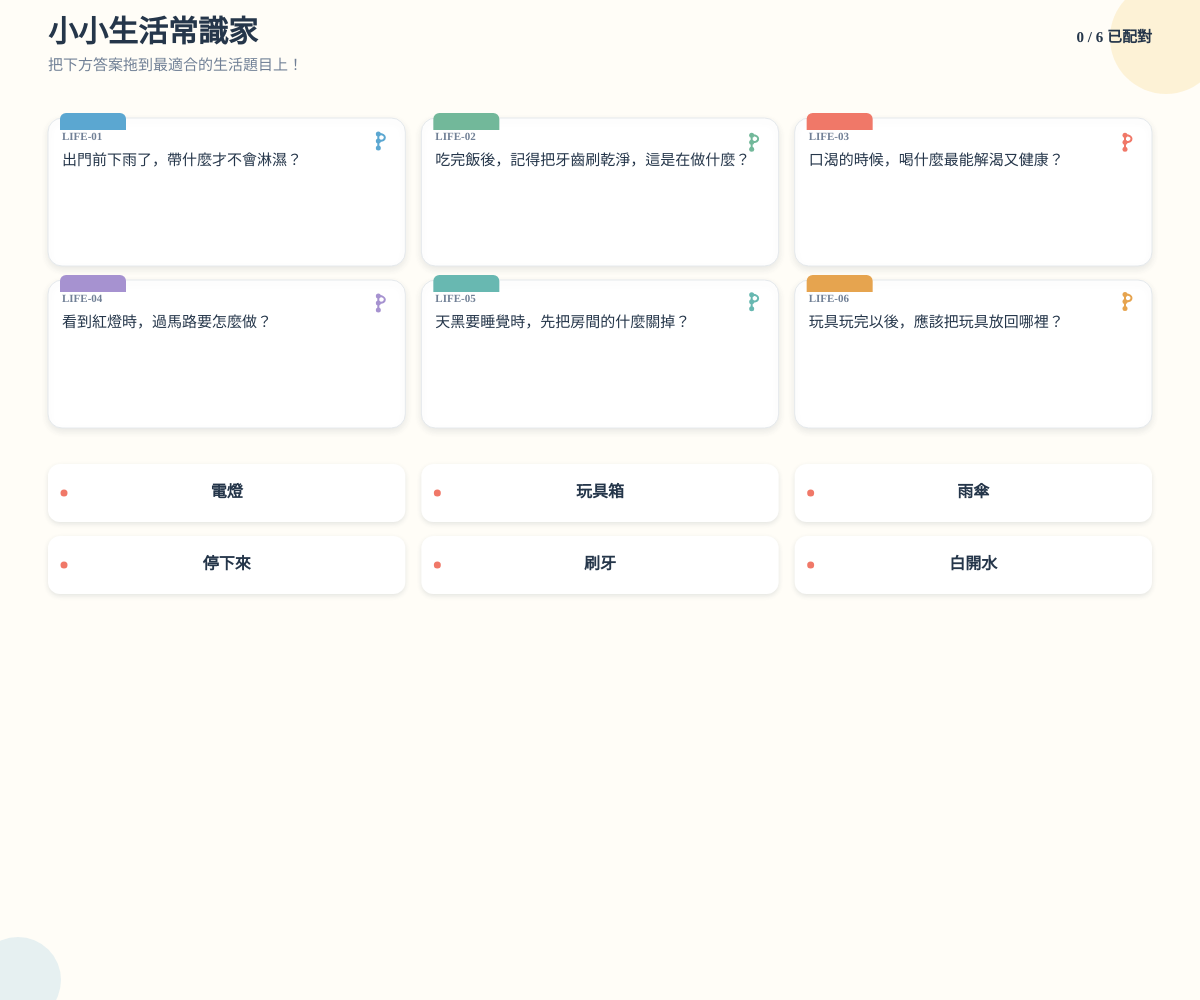
Frame 1 (no input)
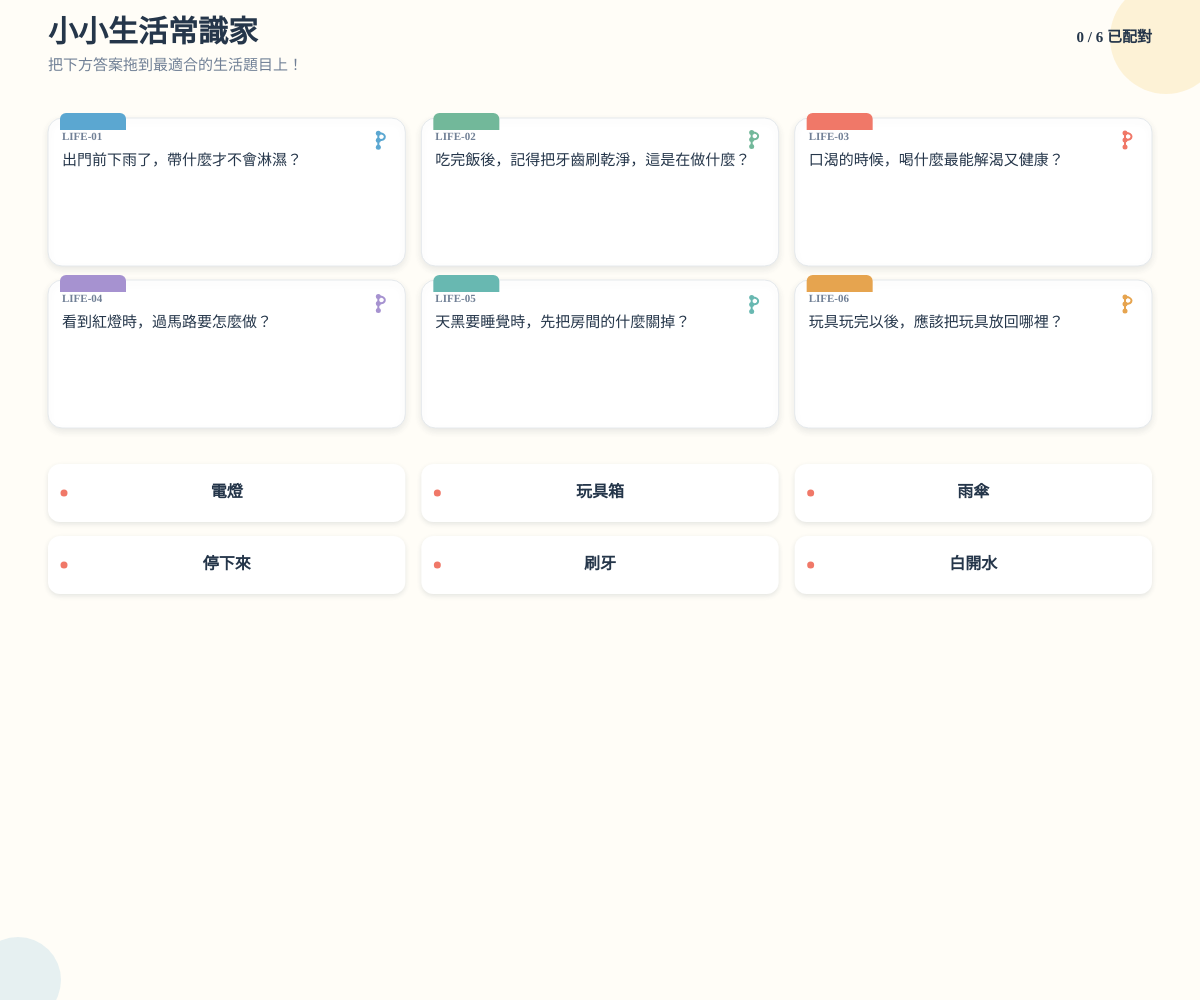
Frame 60 (no input)
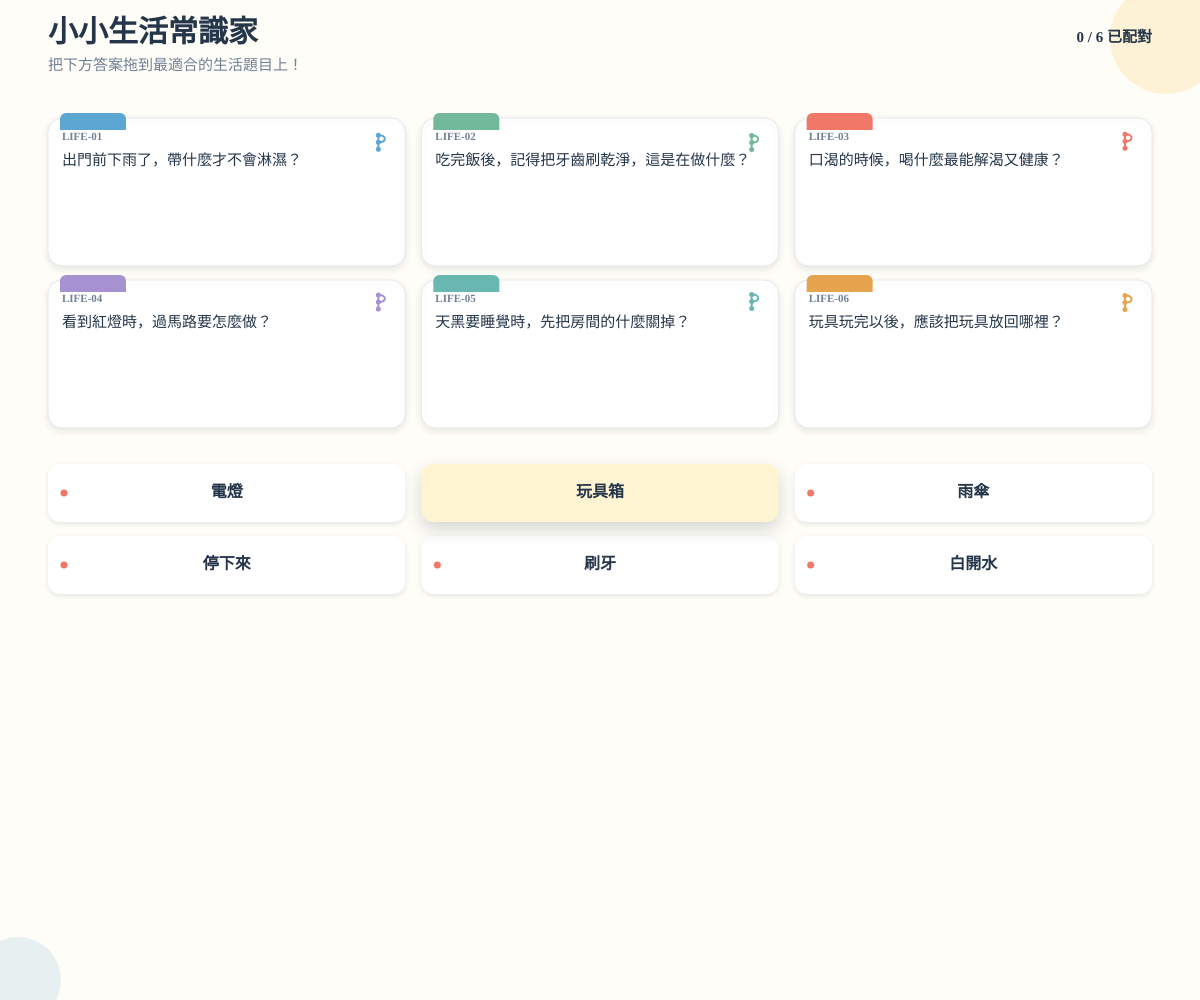
Frame 120 (the mouse pressed at the canvas centre since frame 60)

The p5.js sketch that drew these frames (run headless with seeded random() and noise() and a simulated clock; from frame 60 on, the mouse is pressed at the canvas centre):

// p5.js sketch
// ── sketch.js
// 建立幼兒生活常識拖曳配對測驗的畫布與初始資料。
const quizItems = [ // 儲存六道題目與正確答案。
  { question: "出門前下雨了，帶什麼才不會淋濕？", answer: "雨傘" }, // 第一道生活常識題。
  { question: "吃完飯後，記得把牙齒刷乾淨，這是在做什麼？", answer: "刷牙" }, // 第二道生活常識題。
  { question: "口渴的時候，喝什麼最能解渴又健康？", answer: "白開水" }, // 第三道生活常識題。
  { question: "看到紅燈時，過馬路要怎麼做？", answer: "停下來" }, // 第四道生活常識題。
  { question: "天黑要睡覺時，先把房間的什麼關掉？", answer: "電燈" }, // 第五道生活常識題。
  { question: "玩具玩完以後，應該把玩具放回哪裡？", answer: "玩具箱" }, // 第六道生活常識題。
]; // 結束題庫資料。

const answerTexts = ["雨傘", "刷牙", "白開水", "停下來", "電燈", "玩具箱"]; // 定義可拖曳的六個文字答案。
let answerCards = []; // 保存答案卡的位置、尺寸與所在題目。
let questionCards = []; // 保存題目卡的位置與尺寸。
let confettiPieces = []; // 保存高分時的彩帶粒子。
let draggedCard = null; // 記錄目前被拖曳的答案卡。
let dragOffsetX = 0; // 記錄滑鼠相對答案卡左上角的水平距離。
let dragOffsetY = 0; // 記錄滑鼠相對答案卡左上角的垂直距離。
let isSubmitted = false; // 記錄是否已經交卷。
let score = 0; // 記錄答對題數。
let celebrationStarted = false; // 避免重複啟動高分彩帶。
let layout = {}; // 保存依畫面尺寸計算出的版面座標。
const palette = { // 設定明亮且適合兒童的色彩。
  ink: "#25364A", // 深色文字。
  muted: "#718096", // 輔助文字。
  paper: "#FFFDF7", // 暖白色畫布。
  blue: "#5BA7D1", // 藍色檔案卡。
  green: "#72B89A", // 綠色檔案卡。
  coral: "#F07868", // 珊瑚色重點。
  yellow: "#F4C95D", // 黃色裝飾色。
  lilac: "#A692D0", // 淡紫色裝飾色。
}; // 結束色彩設定。

function setup() { // 初始化畫布與觸控操作。
  createCanvas(windowWidth, windowHeight); // 建立符合目前視窗大小的畫布。
  pixelDensity(1); // 降低高解析螢幕的繪圖負擔。
  textFont("Trebuchet MS, sans-serif"); // 設定清晰易讀的字型。
  document.body.style.margin = "0"; // 移除頁面預設外距。
  document.body.style.overflow = "hidden"; // 避免畫布操作時頁面捲動。
  document.body.style.touchAction = "none"; // 讓觸控拖曳由畫布接手。
  recalculateLayout(); // 根據視窗大小計算題目與答案卡的位置。
  shuffleAnswerCards(); // 將答案卡打亂後放置在畫布下方。
} // 結束初始化流程。

function draw() { // 每一影格繪製背景、卡片與互動狀態。
  drawBackground(); // 繪製柔和的背景與裝飾。
  drawHeader(); // 繪製測驗標題與作答進度。
  drawQuestions(); // 繪製六個固定的 Git 檔案風格題目卡。
  drawAnswerCards(); // 繪製六個可拖曳的文字答案卡。
  drawSubmitButton(); // 所有答案都放入題目後顯示交卷按鈕。
  drawFeedback(); // 交卷後顯示分數與作答結果。
  drawConfetti(); // 高分時持續播放彩帶動畫。
} // 結束每影格繪製流程。

function recalculateLayout() { // 依視窗尺寸重新安排卡片與版面。
  const compact = width < 700; // 判斷是否使用手機版排版。
  const margin = compact ? 16 : min(48, width * 0.055); // 設定響應式左右留白。
  const gap = compact ? 10 : 16; // 設定卡片間距。
  const columns = compact ? 2 : 3; // 手機兩欄、較大畫面三欄。
  const cardWidth = (width - margin * 2 - gap * (columns - 1)) / columns; // 計算單張卡片寬度。
  const headerHeight = compact ? 98 : 118; // 設定標題區高度。
  const questionHeight = compact ? min(120, height * 0.16) : min(148, height * 0.19); // 設定題目卡高度。
  const questionGap = compact ? 9 : 14; // 設定題目列距離。
  const rows = Math.ceil(quizItems.length / columns); // 計算題目卡列數。
  const questionStartY = headerHeight; // 設定題目區起始位置。
  const questionAreaHeight = rows * questionHeight + (rows - 1) * questionGap; // 計算題目區總高度。
  const answerStartY = questionStartY + questionAreaHeight + (compact ? 28 : 36); // 設定答案區起始位置。
  const answerHeight = compact ? min(48, height * 0.075) : 58; // 設定答案卡高度。
  const answerGap = compact ? 10 : 14; // 設定答案卡列距離。
  const answerRows = Math.ceil(answerTexts.length / columns); // 計算答案卡列數。
  const submitHeight = compact ? 48 : 54; // 設定交卷按鈕高度。
  const submitY = min(height - submitHeight - 18, answerStartY + answerRows * (answerHeight + answerGap) + 8); // 計算交卷按鈕位置。
  layout = { compact, margin, gap, columns, cardWidth, headerHeight, questionHeight, questionGap, questionStartY, answerStartY, answerHeight, answerGap, submitY, submitHeight }; // 儲存本次版面計算結果。

  questionCards = quizItems.map((item, index) => { // 根據題庫建立固定題目卡的座標。
    const column = index % columns; // 取得題目所在欄位。
    const row = floor(index / columns); // 取得題目所在列數。
    return { x: margin + column * (cardWidth + gap), y: questionStartY + row * (questionHeight + questionGap), w: cardWidth, h: questionHeight, index }; // 回傳題目卡的位置資訊。
  }); // 完成題目卡座標建立。

  answerCards.forEach((card, index) => { // 依新尺寸重排答案卡。
    if (card.slot === null) { // 只重排尚未放入題目卡的答案。
      const position = getAnswerPosition(index); // 取得答案卡的預設位置。
      card.x = position.x; // 更新答案卡水平位置。
      card.y = position.y; // 更新答案卡垂直位置。
      card.w = cardWidth; // 更新答案卡寬度。
      card.h = answerHeight; // 更新答案卡高度。
    } // 結束未放置答案卡的處理。
  }); // 完成所有答案卡位置更新。
} // 結束響應式版面計算。

function getAnswerPosition(index) { // 計算答案卡索引對應的預設位置。
  const column = index % layout.columns; // 取得答案卡所在欄位。
  const row = floor(index / layout.columns); // 取得答案卡所在列數。
  return { x: layout.margin + column * (layout.cardWidth + layout.gap), y: layout.answerStartY + row * (layout.answerHeight + layout.answerGap) }; // 回傳答案卡左上角座標。
} // 結束答案位置計算。

function shuffleAnswerCards() { // 建立打亂排列的答案卡。
  const shuffled = [...answerTexts].sort(() => random() - 0.5); // 隨機打亂六個答案文字。
  answerCards = shuffled.map((text, index) => { // 將答案文字轉成可互動卡片。
    const position = getAnswerPosition(index); // 取得卡片初始位置。
    return { text, x: position.x, y: position.y, w: layout.cardWidth, h: layout.answerHeight, slot: null, home: index }; // 回傳答案卡資料。
  }); // 完成答案卡資料建立。
} // 結束答案卡打亂流程。

function drawBackground() { // 繪製紙張底色與角落的裝飾點。
  background(palette.paper); // 填滿暖白色背景。
  noStroke(); // 隱藏裝飾圖形外框。
  fill(244, 201, 93, 55); // 設定半透明黃色裝飾。
  circle(width - 34, 38, 112); // 在右上角繪製柔和圓形。
  fill(91, 167, 209, 38); // 設定半透明藍色裝飾。
  circle(18, height - 20, 86); // 在左下角繪製柔和圓形。
} // 結束背景繪製。

function drawHeader() { // 繪製標題、提示與作答進度。
  noStroke(); // 隱藏標題文字外框。
  fill(palette.ink); // 設定標題文字顏色。
  textAlign(LEFT, CENTER); // 設定標題靠左並垂直置中。
  textStyle(BOLD); // 使用粗體標題。
  textSize(layout.compact ? 23 : 30); // 依裝置大小調整標題。
  text("小小生活常識家", layout.margin, 34); // 顯示測驗標題。
  textStyle(NORMAL); // 還原一般字重。
  fill(palette.muted); // 設定提示文字顏色。
  textSize(layout.compact ? 12 : 15); // 依裝置大小調整提示字體。
  text("把下方答案拖到最適合的生活題目上！", layout.margin, 66); // 顯示拖曳操作提示。
  const placedCount = answerCards.filter((card) => card.slot !== null).length; // 計算已放入題目的答案數量。
  textAlign(RIGHT, CENTER); // 將作答進度靠右顯示。
  textStyle(BOLD); // 使用粗體凸顯作答進度。
  textSize(layout.compact ? 13 : 15); // 設定進度文字大小。
  fill(palette.ink); // 設定進度文字顏色。
  text(`${placedCount} / 6 已配對`, width - layout.margin, 38); // 顯示已放置答案數量。
  textStyle(NORMAL); // 還原一般字重。
} // 結束標題區繪製。

function drawQuestions() { // 繪製題目卡與 Git 檔案造型。
  questionCards.forEach((card, index) => { // 逐一繪製六道題目。
    const placedCard = answerCards.find((answer) => answer.slot === index); // 找出目前放在這題的答案。
    const colors = [palette.blue, palette.green, palette.coral, palette.lilac, "#68B8B1", "#E6A44F"]; // 設定每張題目卡的色彩。
    const accent = colors[index]; // 取得目前題目卡的重點色。
    const hover = isPointerOver(card.x, card.y, card.w, card.h); // 判斷指標是否停留於題目卡。
    drawingContext.shadowColor = "rgba(37, 54, 74, 0.10)"; // 設定卡片柔和陰影顏色。
    drawingContext.shadowBlur = hover && !isSubmitted ? 14 : 7; // 讓滑鼠停留的卡片陰影稍微加深。
    drawingContext.shadowOffsetY = 3; // 設定卡片陰影垂直位移。
    fill(placedCard ? "#F2FAF6" : "#FFFFFF"); // 已放答案的卡片使用淡綠色底。
    stroke(placedCard ? palette.green : "#E5E9EC"); // 已配對卡片顯示綠色外框。
    strokeWeight(placedCard ? 2 : 1); // 已配對卡片的外框稍微加粗。
    rect(card.x, card.y, card.w, card.h, 14); // 繪製圓角題目卡。
    drawingContext.shadowBlur = 0; // 清除陰影設定避免影響其他圖形。
    drawingContext.shadowOffsetY = 0; // 還原陰影位移。
    noStroke(); // 隱藏檔案標籤外框。
    fill(accent); // 使用題目重點色填滿檔案標籤。
    rect(card.x + 12, card.y - 5, min(66, card.w * 0.38), 17, 6, 6, 0, 0); // 繪製 Git 檔案造型的標籤。
    drawGitBranch(card.x + card.w - 27, card.y + 23, accent, index); // 在檔案卡右上角繪製動畫分支圖案。
    fill(palette.muted); // 設定題號文字顏色。
    textAlign(LEFT, CENTER); // 將題號靠左顯示。
    textStyle(BOLD); // 使用粗體題號。
    textSize(layout.compact ? 10 : 11); // 設定題號大小。
    text(`LIFE-${String(index + 1).padStart(2, "0")}`, card.x + 14, card.y + 19); // 顯示 Git 風格的生活題目編號。
    textStyle(NORMAL); // 還原一般字重。
    fill(palette.ink); // 設定題目文字顏色。
    textSize(layout.compact ? 12 : 15); // 依畫面寬度調整題目文字大小。
    textAlign(LEFT, TOP); // 設定題目文字靠左並置頂。
    text(quizItems[index].question, card.x + 14, card.y + 36, card.w - 28, card.h - 43); // 在題目卡中顯示生活常識題目。
    if (placedCard) { // 有答案時顯示答案標籤。
      drawPlacedAnswer(placedCard, card, accent); // 將答案顯示在題目卡的底部。
    } // 結束已放答案的繪製。
  }); // 完成六張題目卡繪製。
} // 結束題目區繪製。

function drawGitBranch(x, y, accent, index) { // 繪製會微微移動的 Git 分支檔案圖示。
  const pulse = sin(frameCount * 0.06 + index) * 1.5; // 計算各圖示錯開的輕微動畫位移。
  stroke(accent); // 設定 Git 分支線條顏色。
  strokeWeight(2); // 設定 Git 分支線條粗細。
  noFill(); // 保持分支線條透明。
  line(x, y - 7 + pulse, x, y + 7 + pulse); // 繪製 Git 分支主幹。
  bezier(x, y + pulse, x + 9, y + pulse, x + 8, y - 7 + pulse, x + 1, y - 7 + pulse); // 繪製向上分支曲線。
  noStroke(); // 隱藏分支圓點外框。
  fill(accent); // 使用同色填滿分支圓點。
  circle(x, y - 7 + pulse, 5); // 繪製分支頂端節點。
  circle(x, y + pulse, 5); // 繪製分支中間節點。
  circle(x, y + 7 + pulse, 5); // 繪製分支底端節點。
} // 結束 Git 分支圖示繪製。

function drawPlacedAnswer(answer, card, accent) { // 在題目卡底部顯示已放入的答案。
  const isCorrect = answer.text === quizItems[card.index].answer; // 判斷目前答案是否正確。
  const labelWidth = min(card.w - 24, max(64, textWidth(answer.text) + 28)); // 計算答案標籤寬度。
  const labelY = card.y + card.h - (layout.compact ? 27 : 32); // 計算答案標籤垂直位置。
  noStroke(); // 隱藏答案標籤外框。
  fill(isSubmitted ? (isCorrect ? "#DDF2E5" : "#FBE1DC") : "#EEF5F7"); // 交卷後依正誤更換答案標籤底色。
  rect(card.x + 12, labelY, labelWidth, layout.compact ? 22 : 26, 9); // 繪製圓角答案標籤。
  fill(isSubmitted ? (isCorrect ? "#317652" : "#B64E43") : accent); // 交卷後依正誤更換答案文字顏色。
  textAlign(LEFT, CENTER); // 將答案文字靠左置中。
  textStyle(BOLD); // 使用粗體顯示已配對答案。
  textSize(layout.compact ? 11 : 13); // 設定答案文字大小。
  text(answer.text, card.x + 22, labelY + (layout.compact ? 11 : 13)); // 顯示已放入的文字答案。
  textStyle(NORMAL); // 還原一般字重。
} // 結束答案標籤繪製。

function drawAnswerCards() { // 繪製尚未配對答案與拖曳中的答案。
  answerCards.forEach((card) => { // 逐一繪製答案卡。
    if (card.slot !== null || card === draggedCard) { // 已放入題目或正在拖曳的卡片不在答案區重複顯示。
      return; // 跳過已放置或正在拖曳的答案卡。
    } // 結束卡片篩選。
    const hover = isPointerOver(card.x, card.y, card.w, card.h); // 判斷指標是否停留於答案卡。
    drawingContext.shadowColor = "rgba(37, 54, 74, 0.12)"; // 設定答案卡陰影顏色。
    drawingContext.shadowBlur = hover ? 12 : 5; // 滑鼠停留時加強答案卡陰影。
    drawingContext.shadowOffsetY = hover ? 4 : 2; // 設定答案卡陰影距離。
    noStroke(); // 隱藏答案卡外框。
    fill("#FFFFFF"); // 使用白色答案卡底色。
    rect(card.x, card.y, card.w, card.h, 12); // 繪製圓角可拖曳答案卡。
    drawingContext.shadowBlur = 0; // 清除答案卡陰影模糊。
    drawingContext.shadowOffsetY = 0; // 還原答案卡陰影距離。
    fill(palette.coral); // 使用珊瑚色繪製拖曳提示圓點。
    circle(card.x + 16, card.y + card.h / 2, 7); // 繪製答案卡的彩色識別圓點。
    fill(palette.ink); // 設定答案文字顏色。
    textAlign(CENTER, CENTER); // 將答案文字置中。
    textStyle(BOLD); // 使用粗體顯示答案。
    textSize(layout.compact ? 14 : 16); // 依裝置大小調整答案文字。
    text(card.text, card.x + card.w / 2, card.y + card.h / 2); // 顯示可拖曳的文字答案。
    textStyle(NORMAL); // 還原一般字重。
  }); // 完成答案卡繪製。
  if (draggedCard) { // 正在拖曳答案時繪製浮起的卡片。
    drawingContext.shadowColor = "rgba(37, 54, 74, 0.20)"; // 設定拖曳卡片的浮起陰影。
    drawingContext.shadowBlur = 18; // 增加拖曳卡片的陰影模糊。
    drawingContext.shadowOffsetY = 7; // 增加拖曳卡片的陰影高度。
    fill("#FFF4D2"); // 使用淡黃色強調拖曳中的卡片。
    noStroke(); // 隱藏拖曳卡片外框。
    rect(draggedCard.x, draggedCard.y, draggedCard.w, draggedCard.h, 12); // 繪製拖曳中的答案卡。
    drawingContext.shadowBlur = 0; // 清除拖曳卡片陰影模糊。
    drawingContext.shadowOffsetY = 0; // 還原拖曳卡片陰影位移。
    fill(palette.ink); // 設定拖曳答案文字顏色。
    textAlign(CENTER, CENTER); // 將拖曳答案文字置中。
    textStyle(BOLD); // 使用粗體凸顯拖曳答案。
    textSize(layout.compact ? 14 : 16); // 依裝置大小調整拖曳答案文字。
    text(draggedCard.text, draggedCard.x + draggedCard.w / 2, draggedCard.y + draggedCard.h / 2); // 顯示正在移動的答案文字。
    textStyle(NORMAL); // 還原一般字重。
  } // 結束拖曳中卡片的繪製。
} // 結束答案區繪製。

function drawSubmitButton() { // 在六題都有答案時顯示可操作的交卷按鈕。
  const allPlaced = answerCards.every((card) => card.slot !== null); // 檢查六個答案是否全部放入題目。
  if (!allPlaced || isSubmitted) { // 未完成配對或已交卷時不顯示按鈕。
    return; // 結束按鈕繪製。
  } // 結束交卷按鈕顯示條件。
  const buttonWidth = layout.compact ? min(width - layout.margin * 2, 260) : 250; // 計算交卷按鈕寬度。
  const buttonX = (width - buttonWidth) / 2; // 計算交卷按鈕水平置中位置。
  const hover = isPointerOver(buttonX, layout.submitY, buttonWidth, layout.submitHeight); // 判斷指標是否停留於交卷按鈕。
  noStroke(); // 隱藏按鈕外框。
  fill(hover ? "#E56757" : palette.coral); // 滑鼠停留時加深按鈕顏色。
  rect(buttonX, layout.submitY, buttonWidth, layout.submitHeight, 15); // 繪製圓角交卷按鈕。
  fill("#FFFFFF"); // 設定按鈕文字顏色。
  textAlign(CENTER, CENTER); // 將按鈕文字置中。
  textStyle(BOLD); // 使用粗體顯示按鈕文字。
  textSize(layout.compact ? 16 : 18); // 設定按鈕文字大小。
  text("交卷看成績", width / 2, layout.submitY + layout.submitHeight / 2); // 顯示交卷指示文字。
  textStyle(NORMAL); // 還原一般字重。
} // 結束交卷按鈕繪製。

function drawFeedback() { // 交卷後顯示分數與正確答案。
  if (!isSubmitted) { // 尚未交卷時不顯示成績。
    return; // 結束成績繪製。
  } // 結束交卷狀態判斷。
  const percentage = round((score / quizItems.length) * 100); // 將答對數量換算成百分比。
  const bannerY = layout.submitY; // 將成績橫幅放在按鈕原本的位置。
  noStroke(); // 隱藏成績橫幅外框。
  fill(percentage > 80 ? "#E8F5EC" : "#FFF1DF"); // 依成績設定成績橫幅底色。
  rect(layout.margin, bannerY, width - layout.margin * 2, layout.submitHeight, 14); // 繪製圓角成績橫幅。
  fill(percentage > 80 ? "#317652" : "#9A6430"); // 依成績設定成績文字顏色。
  textAlign(CENTER, CENTER); // 將成績訊息置中。
  textStyle(BOLD); // 使用粗體凸顯分數。
  textSize(layout.compact ? 15 : 18); // 依畫面大小調整成績文字。
  text(percentage > 80 ? `太棒了！答對 ${score} 題，得分 ${percentage}%` : `答對 ${score} 題，得分 ${percentage}%！再玩一次吧`, width / 2, bannerY + layout.submitHeight / 2); // 顯示得分與鼓勵訊息。
  textStyle(NORMAL); // 還原一般字重。
  fill(palette.muted); // 設定重新挑戰文字顏色。
  textSize(layout.compact ? 12 : 14); // 設定重新挑戰文字大小。
  text("點一下畫面重新挑戰", width / 2, bannerY + layout.submitHeight + 18); // 提示點擊畫面重新開始測驗。
} // 結束成績回饋繪製。

function drawConfetti() { // 更新並繪製高分時的彩帶粒子。
  if (confettiPieces.length === 0) { // 沒有彩帶時不執行粒子繪製。
    return; // 結束彩帶繪製。
  } // 結束彩帶狀態判斷。
  noStroke(); // 隱藏彩帶外框。
  confettiPieces.forEach((piece) => { // 逐一更新每個彩帶粒子。
    piece.y += piece.speed; // 讓彩帶向下飄落。
    piece.x += piece.drift + sin(frameCount * 0.04 + piece.phase) * 0.7; // 讓彩帶左右搖擺。
    piece.rotation += piece.spin; // 更新彩帶旋轉角度。
    push(); // 保存目前繪圖座標狀態。
    translate(piece.x, piece.y); // 移動畫布原點至彩帶位置。
    rotate(piece.rotation); // 旋轉彩帶粒子。
    fill(piece.color); // 設定彩帶粒子顏色。
    rect(-piece.w / 2, -piece.h / 2, piece.w, piece.h, 2); // 繪製彩帶長方形。
    pop(); // 還原繪圖座標狀態。
    if (piece.y > height + 20) { // 彩帶飄出畫面底部時重新放回上方。
      piece.y = random(-height * 0.35, -10); // 將彩帶移回畫布上緣。
      piece.x = random(width); // 重新隨機設定彩帶水平位置。
    } // 結束彩帶循環處理。
  }); // 完成所有彩帶粒子更新。
} // 結束彩帶動畫。

function startConfetti() { // 建立通過高分門檻時播放的彩帶。
  const colors = [palette.coral, palette.blue, palette.yellow, palette.green, palette.lilac]; // 設定彩帶的多種顏色。
  confettiPieces = Array.from({ length: 100 }, () => ({ x: random(width), y: random(-height, height * 0.45), w: random(6, 12), h: random(10, 19), speed: random(1.4, 4.2), drift: random(-0.8, 0.8), rotation: random(TWO_PI), spin: random(-0.08, 0.08), phase: random(TWO_PI), color: random(colors) })); // 建立一百個不同速度的彩帶粒子。
} // 結束彩帶建立。

function mousePressed() { // 按下滑鼠時開始拖曳答案或操作按鈕。
  if (isSubmitted) { // 已經交卷時點擊畫面可重新挑戰。
    resetQuiz(); // 重設題目、答案與成績。
    return false; // 阻止瀏覽器執行預設點擊行為。
  } // 結束重新挑戰判斷。
  if (isSubmitButtonPressed()) { // 檢查是否按下交卷按鈕。
    submitQuiz(); // 計算成績並顯示答案正誤。
    return false; // 避免同一次點擊開始拖曳答案。
  } // 結束交卷按鈕處理。
  for (let index = answerCards.length - 1; index >= 0; index -= 1) { // 從最上層答案卡開始尋找被按下的卡片。
    const card = answerCards[index]; // 取得目前檢查的答案卡。
    if (card.slot === null && isPointerOver(card.x, card.y, card.w, card.h)) { // 確認滑鼠位於未放置答案卡上。
      draggedCard = card; // 將此答案卡設定為拖曳目標。
      dragOffsetX = mouseX - card.x; // 記錄滑鼠相對卡片的水平偏移。
      dragOffsetY = mouseY - card.y; // 記錄滑鼠相對卡片的垂直偏移。
      answerCards.splice(index, 1); // 將拖曳中的答案移到清單最後一層。
      answerCards.push(card); // 讓拖曳中的答案顯示在最上層。
      return false; // 阻止瀏覽器選取畫面文字。
    } // 結束答案卡命中處理。
  } // 結束答案卡搜尋。
  return false; // 阻止觸控裝置觸發頁面捲動。
} // 結束按下滑鼠處理。

function mouseDragged() { // 按住滑鼠移動時更新答案卡位置。
  if (draggedCard && !isSubmitted) { // 只有拖曳中的答案卡可被移動。
    draggedCard.x = constrain(mouseX - dragOffsetX, 0, width - draggedCard.w); // 更新答案卡水平位置並限制在畫布內。
    draggedCard.y = constrain(mouseY - dragOffsetY, 0, height - draggedCard.h); // 更新答案卡垂直位置並限制在畫布內。
  } // 結束拖曳位置更新。
  return false; // 阻止瀏覽器拖曳或捲動畫面。
} // 結束拖曳移動處理。

function mouseReleased() { // 放開滑鼠時將答案配對至最近的題目。
  if (!draggedCard) { // 沒有拖曳答案卡時不需要處理放置。
    return false; // 結束放置處理。
  } // 結束拖曳目標檢查。
  const centerX = draggedCard.x + draggedCard.w / 2; // 計算答案卡中心水平位置。
  const centerY = draggedCard.y + draggedCard.h / 2; // 計算答案卡中心垂直位置。
  const target = questionCards.find((card) => centerX >= card.x && centerX <= card.x + card.w && centerY >= card.y && centerY <= card.y + card.h); // 尋找答案卡中心所在的題目卡。
  if (target) { // 答案卡放在題目卡範圍內時進行配對。
    const existingCard = answerCards.find((card) => card.slot === target.index); // 查看目標題目是否已經有答案。
    if (existingCard) { // 目標題目已有答案時先將舊答案退回答案區。
      existingCard.slot = null; // 清除舊答案的題目配對。
      const home = getAnswerPosition(existingCard.home); // 取得舊答案原本的答案區位置。
      existingCard.x = home.x; // 將舊答案放回水平位置。
      existingCard.y = home.y; // 將舊答案放回垂直位置。
    } // 結束原有答案退回處理。
    draggedCard.slot = target.index; // 將拖曳答案記錄為新題目的答案。
    draggedCard.x = target.x + target.w / 2 - draggedCard.w / 2; // 將答案置中對齊題目卡。
    draggedCard.y = target.y + target.h - draggedCard.h - 8; // 將答案放在題目卡底部。
  } else { // 未放入任何題目時將答案退回答案區。
    draggedCard.slot = null; // 清除答案卡的題目位置。
    const home = getAnswerPosition(draggedCard.home); // 取得答案卡原本的位置。
    draggedCard.x = home.x; // 將答案卡放回原本水平位置。
    draggedCard.y = home.y; // 將答案卡放回原本垂直位置。
  } // 結束答案放置處理。
  draggedCard = null; // 清除目前的拖曳目標。
  return false; // 阻止瀏覽器執行預設放開行為。
} // 結束放開滑鼠處理。

function isPointerOver(x, y, w, h) { // 判斷滑鼠或觸控座標是否位於矩形範圍。
  return mouseX >= x && mouseX <= x + w && mouseY >= y && mouseY <= y + h; // 回傳矩形命中結果。
} // 結束矩形命中測試。

function isSubmitButtonPressed() { // 判斷交卷按鈕是否已經出現且被點擊。
  const allPlaced = answerCards.every((card) => card.slot !== null); // 確認六個答案都已經放置。
  const buttonWidth = layout.compact ? min(width - layout.margin * 2, 260) : 250; // 計算交卷按鈕寬度。
  const buttonX = (width - buttonWidth) / 2; // 計算交卷按鈕水平起點。
  return allPlaced && !isSubmitted && isPointerOver(buttonX, layout.submitY, buttonWidth, layout.submitHeight); // 回傳按鈕是否被點擊。
} // 結束交卷按鈕命中測試。

function submitQuiz() { // 計算配對正確數並顯示成績。
  score = answerCards.filter((card) => card.slot !== null && card.text === quizItems[card.slot].answer).length; // 統計放在正確題目中的答案數量。
  isSubmitted = true; // 切換到已交卷狀態。
  if (score / quizItems.length > 0.8 && !celebrationStarted) { // 成績高於百分之八十且尚未播放慶祝效果時啟動彩帶。
    startConfetti(); // 產生高分彩帶動畫。
    celebrationStarted = true; // 標記彩帶動畫已經開始。
  } // 結束高分慶祝判斷。
} // 結束交卷計分流程。

function resetQuiz() { // 重設測驗以供再次挑戰。
  isSubmitted = false; // 清除已交卷狀態。
  celebrationStarted = false; // 清除彩帶播放狀態。
  score = 0; // 清除上一輪分數。
  confettiPieces = []; // 移除上一輪的彩帶。
  recalculateLayout(); // 依目前畫面尺寸重新計算版面。
  shuffleAnswerCards(); // 重新打亂答案卡排列。
} // 結束測驗重設。

function windowResized() { // 視窗尺寸改變時讓畫布與內容保持全螢幕。
  resizeCanvas(windowWidth, windowHeight); // 將畫布調整為新的視窗尺寸。
  recalculateLayout(); // 重新計算題目卡與答案卡位置。
  if (draggedCard) { // 調整尺寸時若正拖曳答案則取消拖曳狀態。
    draggedCard = null; // 清除拖曳目標以避免位置錯亂。
  } // 結束拖曳狀態檢查。
} // 結束視窗尺寸變更處理。
